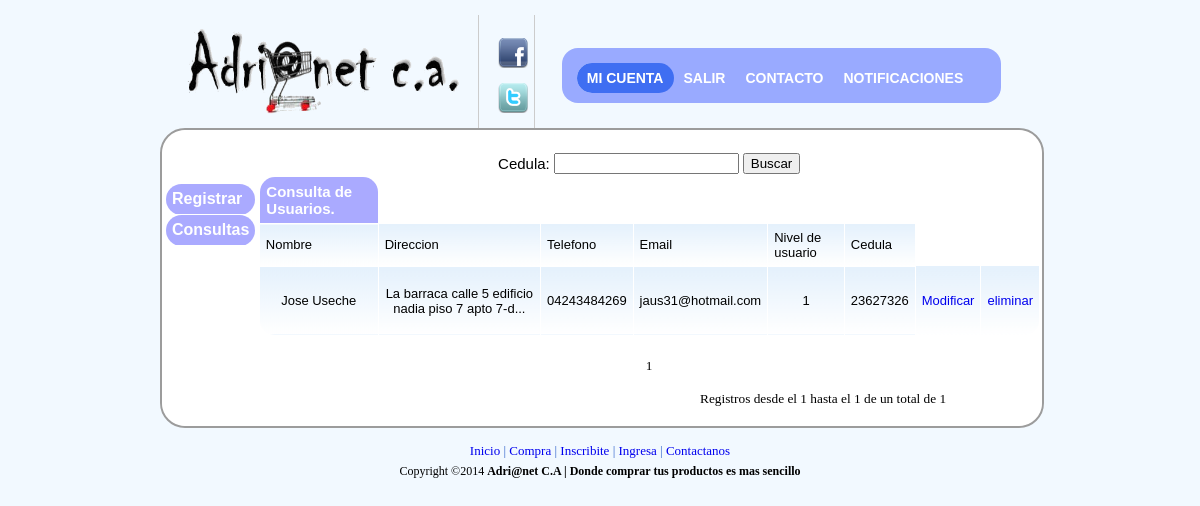
Screenshot of /web2final/administrador/consulta_de_usuario2.php?cedula=23627326 (signed in) with the database file from the repository.
### tables this page shows
CREATE TABLE IF NOT EXISTS `cliente` (
  `nom_clie` varchar(50) NOT NULL,
  `dire_clie` varchar(150) NOT NULL,
  `telf_clie` varchar(11) NOT NULL,
  `password` varchar(100) NOT NULL,
  `email` varchar(50) NOT NULL,
  `id_perfil` int(11) DEFAULT NULL,
  `cedula` int(9) NOT NULL,
  `num_deposit` varchar(20) NOT NULL,
  `tipo_cuenta` varchar(30) NOT NULL,
  `banco` varchar(255) NOT NULL
);

### web2final/administrador/consulta_de_usuario2.php (the view, shortened to what this page needs)
<!DOCTYPE html PUBLIC "-//W3C//DTD XHTML 1.0 Transitional//EN" "http://www.w3.org/TR/xhtml1/DTD/xhtml1-transitional.dtd">
<html>
<head>
<link rel="stylesheet" href="../css/principal.css"  type="text/css" media="screen">
<link rel="stylesheet" href="../css/lavalampadmi.css" type="text/css" media="screen">
<link type="text/css" rel="stylesheet" href="../css/sliderman.css"  />
<link rel="stylesheet" href='../css/hoverbox.css' type="text/css" media="screen" />
<link rel="stylesheet" href='../js/fancybox/jquery.fancybox-1.3.4.css' type="text/css" media="screen" />
</head>
<body  marginwidth="10" marginheight="10" bgcolor="#f5f6f7" topmargin="5" leftmargin="5" >
<table width="900" cellspacing="0" cellpadding="10" border="0" align="center">
<tbody>
<tr>
<td>
<table width="100%" cellspacing="0" cellpadding="0" border="0">
<tbody>
<tr valign="bottom">
<td valign="middle" style="padding-bottom: 10px;">
<a href="../administrador/index_admin.php" >
<img alt="banner" id="banner" width="300" border="0" height="95" src="../imagenes/logo.png" />
</a>
</td>
<td width="100%" valign="bottom" style="padding-left: 15px;">
<table width="100%" cellspacing="0" cellpadding="0" border="0">
<tbody>
<tr height="60">
<td class="mainmenu" width="2%" nowrap="" 8px;"=" padding-top:="" 15px;="" padding-left:="" #cccccc;="" solid="" 1px=""></td>
<td class="mainmenu" width="14%" valign="middle" nowrap="" align="center" style="border-left: 1px solid #cccccc; padding-left: 15px; padding-top: 8px;">
<p>
<a href="http://www.facebook.com" target="_blank">
<img  id="facebook" alt="fb" width="30" border="0" height="30" src="../imagenes/facebook.png" />
</a>
</p>
<p>
<a href="http://www.twitter.com" target="_blank">
<img id="twitter" alt="tw" width="30" border="0" height="30" src="../imagenes/twitter.png" />
</a>
</p>
</td>
<td class="mainmenu" width="50%" valign="middle" nowrap="" align="center" style="border-left: 1px solid #cccccc; padding-left: 15px; padding-top: 8px;">
<div a class="toplink" align="right" style="padding: 12px;">
<ul class="lavaLampWithImage" id="1">
    <li class="current"><a href="micuenta_admi.php">Mi cuenta</a></li>
     <li><a href="../salir/salir.php">Salir</a></li>
		<li><a href="../contacto/contacto_admi.php">Contacto</a></li>
		<li><a id="ifancybox" href="notificaciones.php" >Notificaciones</a></li>
</ul>
 </div>
 </td>
<td class="smallfont" width="1%" nowrap="" style="padding-right: 10px;">
</td>
<td width="12%"></td>
</tr>
</tbody>
</table>
       </td>
        </tr>
    </tbody>
</table>
<div id="fondoprincipal">
<table width="100%" cellspacing="0" cellpadding="0" border="0" bgcolor="#ffffff" style="border-radius: 25px; -moz-border-radius: 25px;
-webkit-border-radius: 25px;">
<tbody>
<tr>
<td  width="100%">
<table width="100%" border="0">
<tbody>
<tr>
<td width="9%" valign="top">
<br />
<br />
  	<br/>
  <div class="CSSTableGenera" >
           <table>
            <tr>
	        <td><div class="accordionButton">Registrar</div>
 </td>
			</tr>
			 </table>
  </div>
  <div class="CSSTableGenera" >
           <table >
            <tr >
	        <td><div class="accordionButton">Consultas</div>
 </td>
			</tr>
			 </table>
			    </div>
</td>
<td valign="top" >
<br/>
<div align="center">
<FORM METHOD=POST ACTION="consulta_de_usuario2.php">
  <table border="0">
    <tr>
      <td><div align="right">Cedula:</div></td>
      <td >
        <input name="cedula" type="text" id="cedula" />
</td>
<td>
    <input type="submit" name="Enviar" value="Buscar" />
</td>
</tr>
</table>
</FORM>
</div>
<?php
if (isset($_POST['Enviar']) || isset($_REQUEST['cedula'])){
$cedula=$_REQUEST['cedula'];
if (($cedula==""))  { ?>
<script language="javascript">
 {
 alert('debe ingresar una cedula');
 window.location="consulta_de_usuario2.php";
 }  </script>
 <?php
 } else
 {
  ?>
<div align="center">
<div class="CSSTableGenerato" >
    <table >
	      <tr>
	        <td>Consulta de Usuarios.</td>
	    </tr>
      <tr>
	  <td>Nombre</td>
	        <td>Direccion</td>
			<td>Telefono</td>
			<td>Email</td>
			<td>Nivel de usuario</td>
			<td>Cedula</td>
	    </tr>
 <?php
  $_pagi_sql ="select * from cliente where cedula='".$_REQUEST['cedula']."'";
    $_pagi_cuantos = 10;
	 include("../paginator.inc/paginator.inc.php");
while($filas= mysql_fetch_array($_pagi_result)){
$nom_clie=$filas['nom_clie'];
$dire_clie=$filas['dire_clie'];
$telf_clie=$filas['telf_clie'];
$email=$filas['email'];
$id_perfil=$filas['id_perfil'];
?>
  <tr>
	  <td><p align="center"><?php echo  $nom_clie; ?> </p></td>
	  <td><p align="center"><?php echo  substr($dire_clie, 0, 50)."..."; ?> </p></td>
	  <td><p align="center"><?php echo  $telf_clie; ?> </p></td>
	  <td><p align="center"><?php echo $email; ?> </p></td>
	  <td><p align="center"><?php echo $id_perfil; ?> </p></td>
	  <td><p align="center"><?php echo $cedula; ?> </p></td>
	  	  <td><p align="center"><a href="modificar_usuario.php?id=<?php echo $filas['cedula']?>">Modificar</a> </p></td>
	  <td><p align="center"><a href="eliminar_usuario.php?id=<?php echo $filas['cedula']?>" onclick="javascript:confirmar()">eliminar</a></p></td>
	  </tr>
<?php }
echo "
   </table>
</div>
<div align='center'>
    <table border='0' width='600' style='font-family: Verdana; font-size: 10pt' id='table1'>
        <tr>
            <td align='center'>&nbsp;</td>
        </tr>
        <tr>
            <td align='center'>".$_pagi_navegacion."</td>
        </tr>
        <tr>
            <td align='center'><p align='right'>Registros ".$_pagi_info."</td>
        </tr>
    </table>
</div>
";
?>
</table>
 <?php
 }  }
 ?>
 </div>
</td>
</tr>
</tbody>
</table>
<div id="piepagina" align="center" style="padding: 5px;">
    <a href="../administrador/index_admin.php">Inicio</a>
    								|
    <a href="../administrador/index_admin.php">Compra</a>
    								|
    <a href="../administrador/index_admin.php">Inscribite</a>
    				|
    <a href="../administrador/index_admin.php">Ingresa</a>
    				|
    <a href="../contacto/contacto_admi.php">Contactanos</a>
</div>
<div id="piepagina2" align="center">
     Copyright ©2014
    <b>
                 Adri@net C.A | Donde comprar tus productos es mas sencillo
    </b>
</div>
</body>
</html>

### web2final/css/lavalampadmi.css (style rules this page uses)
.lavaLampWithImage { position: relative; height: 25px; width: 409px; background: url("../imagenes/bg1.png") no-repeat top; padding: 15px; margin: 10px 0; border-radius: 16px; -moz-border-radius: 16px; -webkit-border-radius: 16px; }
.lavaLampWithImage li { float: left; list-style: none; }
.lavaLampWithImage li a { font: bold 14px arial; text-decoration: none; color: #fff; outline: none; text-align: center; top: 7px; text-transform: uppercase; letter-spacing: 0; z-index: 10; display: block; float: left; height: 30px; position: relative; overflow: hidden; margin: auto 10px; }

### web2final/css/hoverbox.css (style rules this page uses)
a { text-decoration: none; }

### rows the page displays
cliente: nom_clie "Jose Useche", dire_clie "La barraca calle 5 edificio nadia piso 7 apto 7-d", telf_clie "04243484269", email "jaus31@hotmail.com", id_perfil "1"

### other values shown
$_pagi_info "desde el 1 hasta el 1 de un total de 1"
